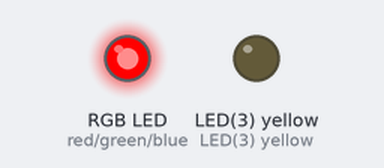
The program below on a simulated pyboard running MicroPython. On the bench: an RGB LED mixed from three pins (HIGH = lit), output pins drawn as LEDs (lit = HIGH). Dim RGB values are drawn brighter than linear; library files of the repository ran but are not shown: 1 file(s).

Above: at 0.05 s.
At 1.05 s:
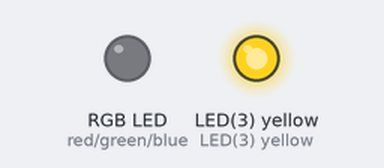
At 2.05 s:
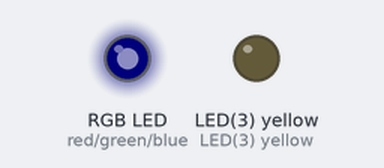
At 11.66 s:
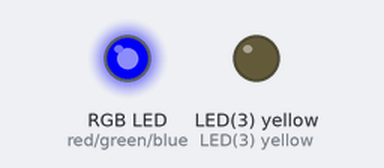
At 20.67 s:
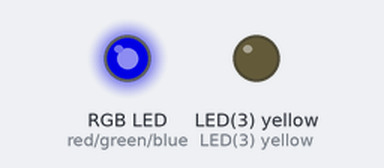
At 39.6 s:
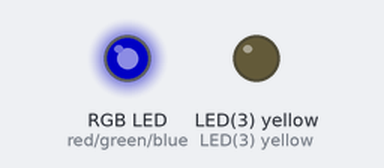
Timing chart, 0 to 40.0 s (numbered marks = the images above):
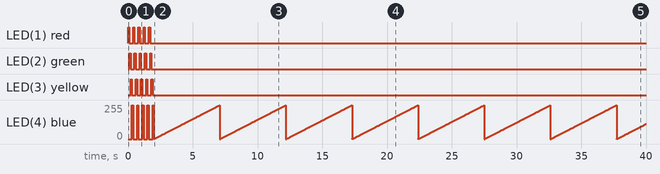

The program:

main.py
```python
# main.py -- put your code here!

###############################################################################
# main.py
#
# Script controlling the on-board LEDs of the pyboard
#
# Most adapted from:
#    http://docs.micropython.org/en/latest/pyboard/tutorial/leds.html
#
# Created: 08/07/15
#   - Joshua Vaughan
#   - joshua.vaughan@louisiana.edu
#   - http://www.ucs.louisiana.edu/~jev9637
#
# Modified:
#   *
#
###############################################################################

# use a list comprehension to give us all the on-board LEDs
leds = [pyb.LED(i) for i in range(1,5)]

# Loop through toggling each LED on/off 5 times
for _ in range(5):
    for led in leds:
        led.toggle()
        pyb.delay(100)
        led.toggle()

# vary the intensity of the blue LED (only this LED can do this)
intensity = 0
while intensity < 255*5: # complete the cycle 5 times
    intensity = (intensity + 1) % 255
    led.intensity(intensity)
    pyb.delay(20)
```

Measured:
- by itself, LED(1) red, LED(2) green, LED(3) yellow: alternates HIGH for 0.10 s and LOW for 0.30 s, 10 changes in all, then stays LOW
- by itself, LED(4) blue: 0/255 → 255/255 at 0.30 s, → 0/255 0.10 s later, → 255/255 0.30 s later, → 0/255 0.10 s later, … (1907 changes in this stretch)
